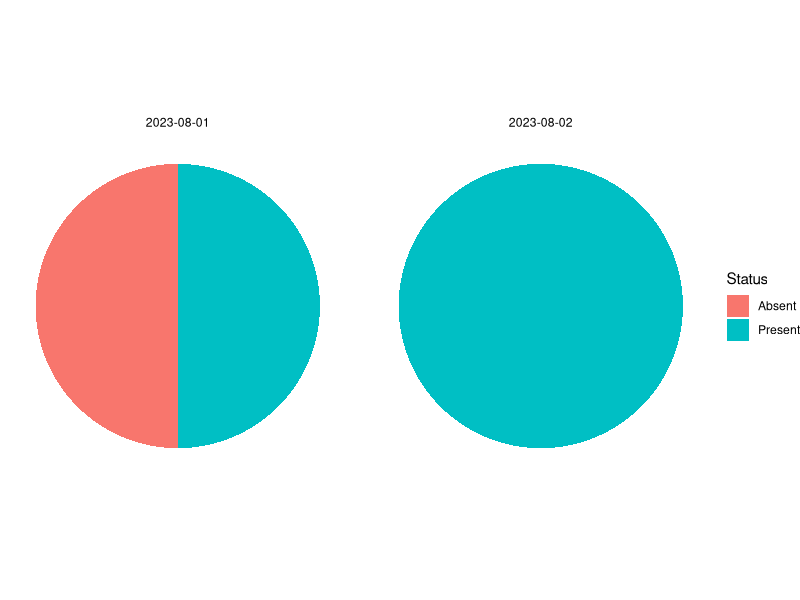

This figure's R source:
attendance_data <- data.frame(
  Student = c("Student A", "Student B", "Student A", "Student C"),
  Date = as.Date(c("2023-08-01", "2023-08-01", "2023-08-02", "2023-08-02")),
  Status = c("Present", "Absent", "Present", "Present")
)
library(dplyr)

attendance_percentage <- attendance_data %>%
  group_by(Date) %>%
  summarize(AttendancePercentage = mean(Status == "Present") * 100)

print(attendance_percentage)

best_attendance <- attendance_data %>%
  group_by(Student) %>%
  summarize(AttendancePercentage = mean(Status == "Present") * 100) %>%
  top_n(1, wt = AttendancePercentage)

print(best_attendance)

overall_attendance_percentage <- mean(attendance_data$Status == "Present") * 100

print(paste("Overall Attendance Percentage: ", overall_attendance_percentage))

library(ggplot2)

attendance_counts <- attendance_data %>%
  group_by(Date, Status) %>%
  summarize(Count = n())

ggplot(attendance_counts, aes(x = "", y = Count, fill = Status)) +
  geom_bar(stat = "identity", width = 1) +
  coord_polar("y", start = 0) +
  facet_wrap(~Date) +
  theme_void()
